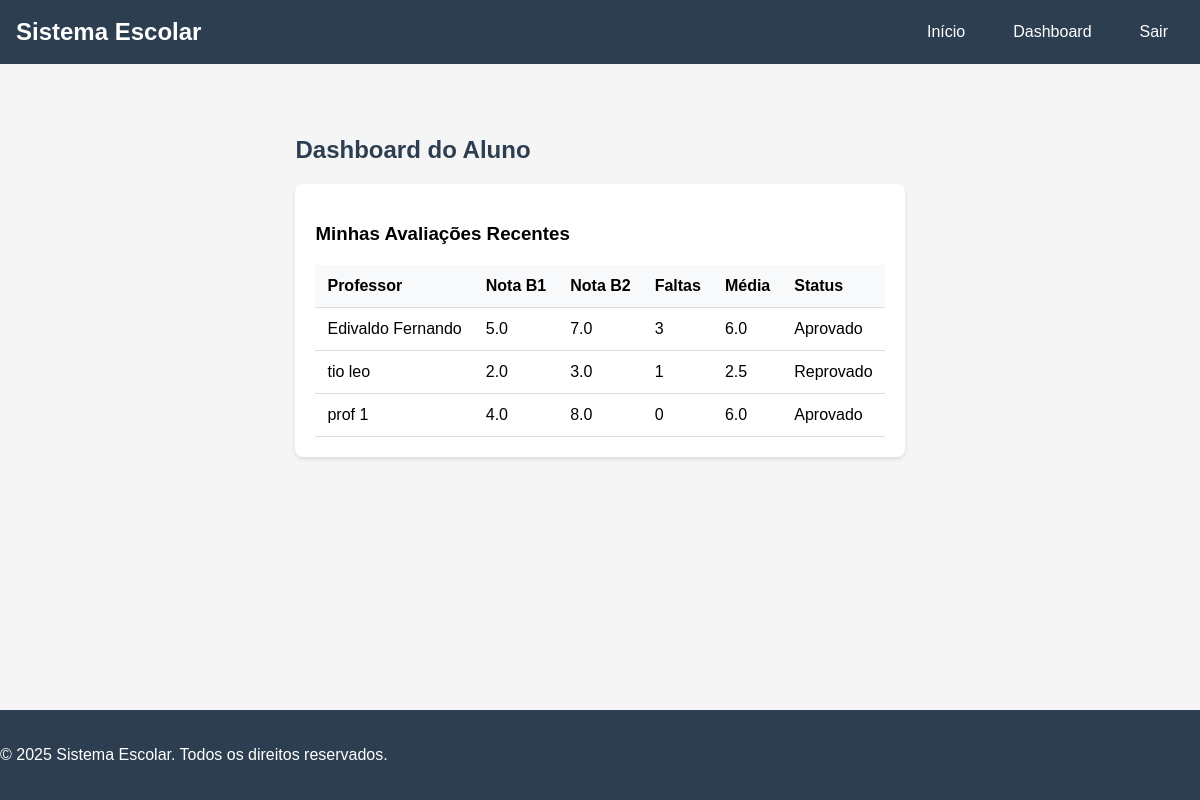
The app's page /dashboard/aluno/ (signed in) with its own data.
### alunos/models.py (models this page shows, shortened)
class Avaliacao(models.Model):
    aluno = models.ForeignKey(Aluno, on_delete=models.CASCADE)
    professor = models.ForeignKey(Professor, on_delete=models.CASCADE)
    nota_b1 = models.FloatField()
    nota_b2 = models.FloatField()
    faltas = models.PositiveIntegerField(default=0)
    STATUS_CHOICES = [
        ('Aprovado', 'Aprovado'),
        ('Reprovado', 'Reprovado'),
    ]
    status = models.CharField(max_length=20, choices=STATUS_CHOICES, blank=True)
    def media(self):
        return round((self.nota_b1 + self.nota_b2) / 2, 2)

class Professor(models.Model):
    user = models.OneToOneField(User, on_delete=models.CASCADE)
    def __str__(self):
        return self.user.get_full_name()

### alunos/views.py (the view)
# urls.py: path('dashboard/aluno/', views.dashboard_aluno, name='dashboard_aluno'),
@login_required
def dashboard_aluno(request):
    try:
        aluno = Aluno.objects.get(user=request.user)
        avaliacoes = Avaliacao.objects.filter(aluno=aluno)
        return render(request, 'alunos/dashboard_aluno.html', {'avaliacoes': avaliacoes})
    except Aluno.DoesNotExist:
        messages.error(request, 'Aluno não encontrado')
        return render(request, 'error.html', {'message': 'Aluno não encontrado'})

### alunos/templates/alunos/dashboard_aluno.html (shortened to what this page needs)
{% extends 'base.html' %}
{% block content %}
<div class="dashboard-container">
    <h2>Dashboard do Aluno</h2>
    <div class="avaliacoes-section">
        <h3>Minhas Avaliações Recentes</h3>
        {% if avaliacoes %}
            <table>
                <thead>
                    <tr>
                        <th>Professor</th>
                        <th>Nota B1</th>
                        <th>Nota B2</th>
                        <th>Faltas</th>
                        <th>Média</th>
                        <th>Status</th>
                    </tr>
                </thead>
                <tbody>
                    {% for avaliacao in avaliacoes %}
                        <tr>
                            <td>{{ avaliacao.professor }}</td>
                            <td>{{ avaliacao.nota_b1 }}</td>
                            <td>{{ avaliacao.nota_b2 }}</td>
                            <td>{{ avaliacao.faltas }}</td>
                            <td>{{ avaliacao.media }}</td>
                            <td>
                                <span class="status-badge {% if avaliacao.status == 'Aprovado' %}status-aprovado{% else %}status-reprovado{% endif %}">
                                    {{ avaliacao.status }}
                                </span>
                            </td>
                        </tr>
                    {% endfor %}
                </tbody>
            </table>
        {% else %}
            <p class="no-data">Você ainda não possui avaliações registradas.</p>
        {% endif %}
    </div>
</div>
{% endblock %}

### alunos/static/css/style.css (style rules this page uses)
body { margin: 0; padding: 0; font-family: Arial, sans-serif; background-color: #f5f5f5; min-height: 100vh; display: flex; flex-direction: column; }
h1, h2 { color: #2c3e50; margin-bottom: 20px; }
table { width: 100%; border-collapse: collapse; margin-top: 20px; }
th, td { padding: 12px; text-align: left; border-bottom: 1px solid #ddd; }
th { background-color: #f8f9fa; font-weight: bold; }
.dashboard-container { max-width: 1200px; margin: 0 auto; padding: 20px; }
.avaliacoes-section { background: #fff; padding: 20px; border-radius: 8px; box-shadow: 0 2px 4px rgba(0,0,0,0.1); }

### records on screen
Avaliacao: professor "Edivaldo Fernando", nota_b1 "5.0", nota_b2 "7.0", faltas "3", media "6.0", status "Aprovado"
Avaliacao: professor "tio leo", nota_b1 "2.0", nota_b2 "3.0", faltas "1", media "2.5", status "Reprovado"
Avaliacao: professor "prof 1", nota_b1 "4.0", nota_b2 "8.0", faltas "0", media "6.0", status "Aprovado"
